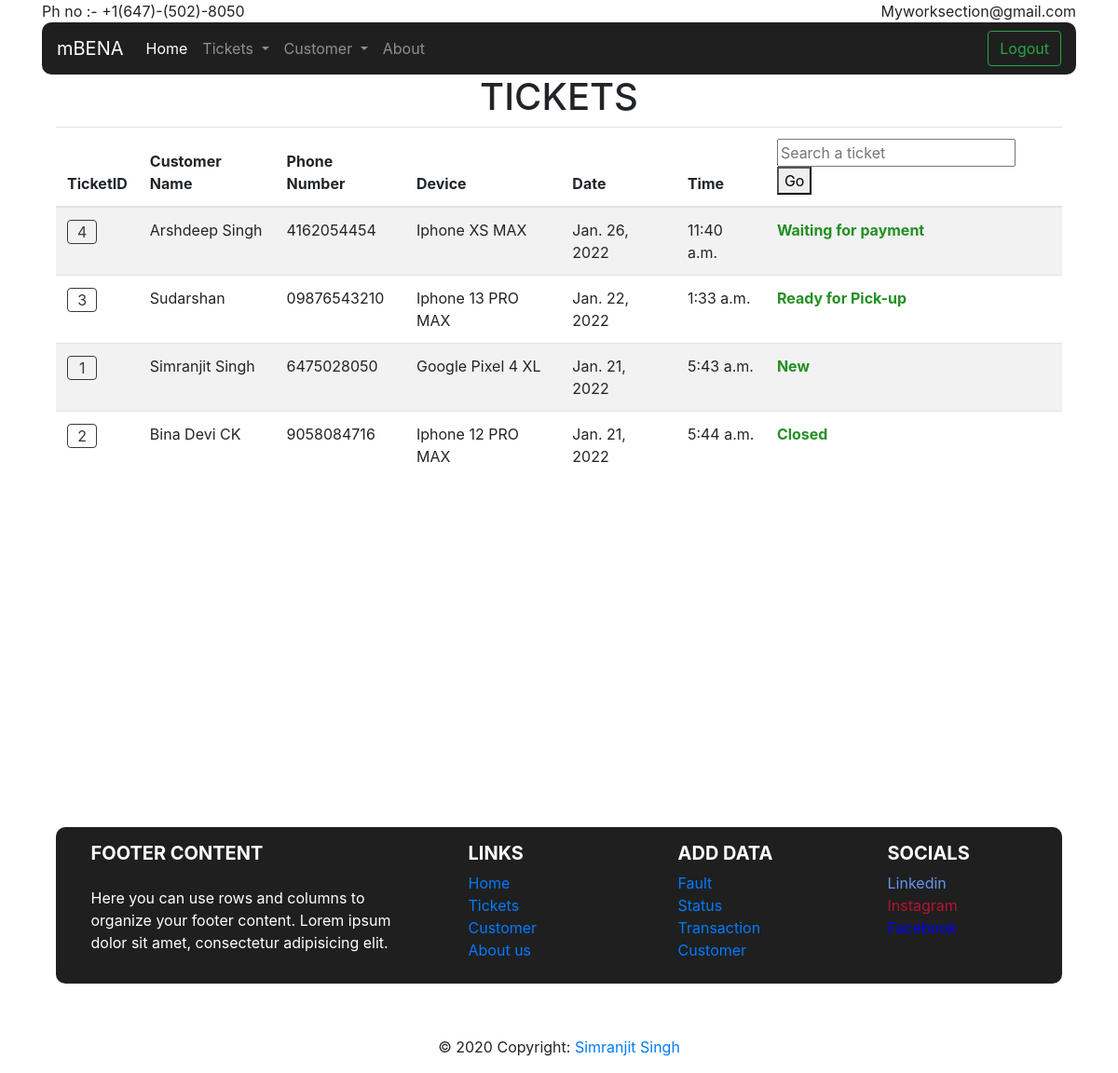
The app's page /estore/tickets/ (signed in), older data.
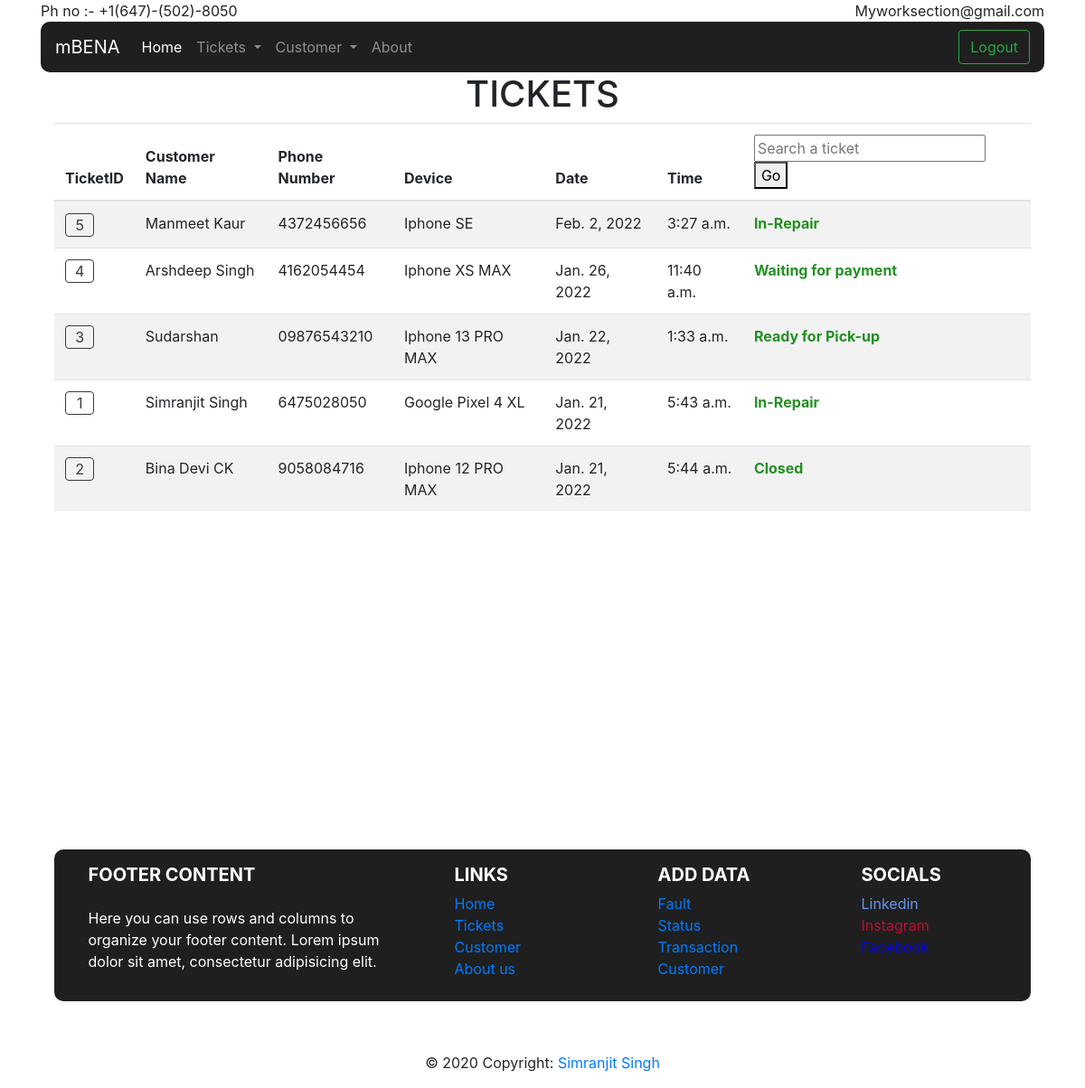
The same page, newer data.
### eStore/models.py (models this page shows, shortened)
class Ticket(models.Model):
    customer = models.ForeignKey(Customer, on_delete=models.CASCADE, blank=True, null=True, related_name="numberoftickets")
    fault = models.ForeignKey(Fault, on_delete=models.CASCADE)
    date = models.DateField(auto_now=True)
    time = models.TimeField(auto_now=True)
    status = models.ForeignKey(Status, on_delete=models.CASCADE)
    description = models.CharField(max_length=1000, blank=True, null=True)
    device = models.CharField(max_length=50)
    transaction = models.ForeignKey(Transaction,on_delete=models.CASCADE, blank=True, null=True)
    amount = models.IntegerField(blank=True, null=True)

class Customer(models.Model):
    name = models.CharField(max_length=64)
    email = models.EmailField( max_length=254)
    phonenumber = models.CharField(max_length=12)

class Status(models.Model):
    name = models.CharField(max_length=50)
    def __str__(self):
        return f"{self.name}"

### eStore/views.py (the view)
# urls.py: path("tickets/", views.tickets, name="tickets"),
def tickets(request):
    if request.user.is_authenticated:
        if request.method == 'POST':
            i = request.POST['searchticket']
            return render(request, 'tickets.html', {"Tickets": Ticket.objects.filter(id = i)})
        return render(request, 'tickets.html' ,{
                "Tickets": Ticket.objects.all().order_by('date').reverse()[:10]
            })
    else:
            return render(request, 'Logout.html')

### eStore/templates/tickets.html (shortened to what this page needs)
{% extends "layout.html" %}
{% block body %}
<h1 style="text-align: center;">TICKETS</h1>
<div class="container">
  <table class="table table-striped">
    <thead>
      <tr>
        <th>TicketID</th>
        <th scope="col">Customer Name</th>
        <th scope="col">Phone Number</th>
        <th scope="col">Device</th>
        <th scope="col">Date</th>
        <th scope="col">Time</th>
        <th scope="col">
          <form action="{%url 'tickets' %}" method="post">
            <input type="text" name="searchticket" placeholder="Search a ticket">
            <button type="submit">Go</button>
          </form>
        </th>
      </tr>
    </thead>
    <tbody>
      {% for ticket in Tickets %}
      <tr>
        <td>
          <form action="{%url 'ticketdetails' ticket.id %}" method="post"> {% csrf_token %}<button
              type="submit" class="btn btn-outline-dark p-0 w-50">{{ticket.id}}</button></form>
        </td>
        <td>{{ticket.customer.name}}</td>
        <td>{{ticket.customer.phonenumber}}</td>
        <td>{{ticket.device}}</td>
        <td>{{ticket.date}}</td>
        <td>{{ticket.time}}</td>
        <td style="color: rgba(13, 133, 13, 0.904);"><b>{{ticket.status}}</b></td>
      </tr>
      {% endfor %}
    </tbody>
  </table>
</div>
{% endblock body %}

Row changes from the older to the newer data that the page shows:
added Ticket: id "5", customer.name "Manmeet Kaur", customer.phonenumber "4372456656", device "Iphone SE", date "Feb. 2, 2022", time "3:27 a.m.", status "In-Repair"
changed Ticket "Google Pixel 4 XL": status "New" → "In-Repair"
